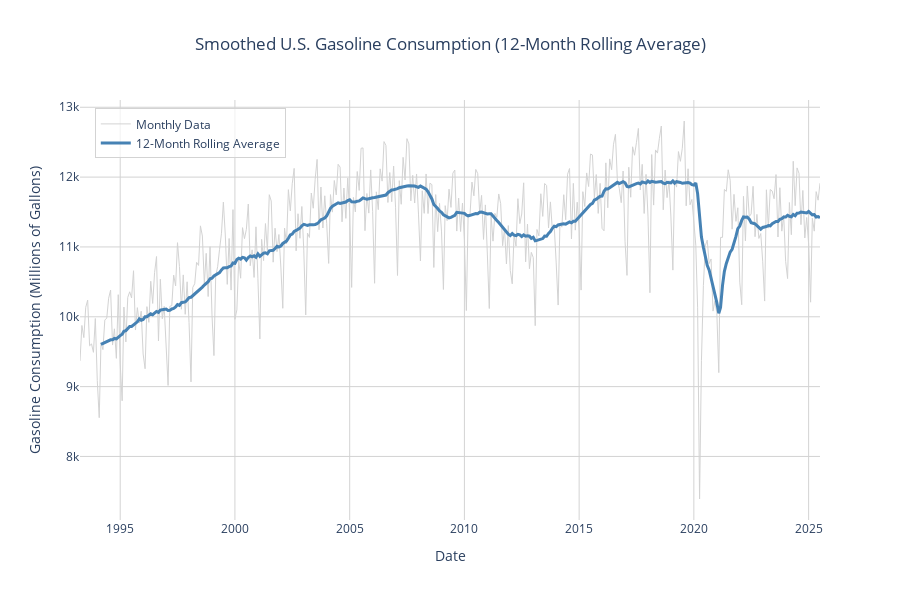

The code cell stored with this chart in its notebook:
### Code cell
# Create a smoothed line plot using a 12-month rolling average


# Create 12-month rolling average
consumption1["Rolling_12mo"] = consumption1["Gasoline_Consumption(Millions of Gallons)"].rolling(window=12).mean()

# Create interactive figure
fig = go.Figure()

# Monthly data (light gray)
fig.add_trace(go.Scatter(
    x=consumption1["Date"],
    y=consumption1["Gasoline_Consumption(Millions of Gallons)"],
    mode="lines",
    name="Monthly Data",
    line=dict(color="lightgray", width=1)
))

# 12-month rolling average (steel blue)
fig.add_trace(go.Scatter(
    x=consumption1["Date"],
    y=consumption1["Rolling_12mo"],
    mode="lines",
    name="12-Month Rolling Average",
    line=dict(color="steelblue", width=3)
))

# Layout customization
fig.update_layout(
    title="Smoothed U.S. Gasoline Consumption (12-Month Rolling Average)",
    xaxis_title="Date",
    yaxis_title="Gasoline Consumption (Millions of Gallons)",
    template="plotly_white",
    legend=dict(
        x=0.02, y=0.98,
        bgcolor="rgba(255,255,255,0.7)",
        bordercolor="lightgray",
        borderwidth=1
    ),
    xaxis=dict(showgrid=True, gridcolor="lightgray"),
    yaxis=dict(showgrid=True, gridcolor="lightgray"),
    title_x=0.5,
    hovermode="x unified",
    height=600
)

fig.show()

### Figure 1 — Plotly figure (JSON) as saved in the notebook; plotly's stock layout.template omitted (floating-point values rounded to 4 significant figures; data arrays with more than 128 entries replaced by an {"elided": "..."} marker saying what was removed)
{"data": [{"line": {"color": "lightgray", "width": 1}, "mode": "lines", "name": "Monthly Data", "type": "scatter", "x": {"elided": "388 str values"}, "y": {"elided": "388 float values"}}, {"line": {"color": "steelblue", "width": 3}, "mode": "lines", "name": "12-Month Rolling Average", "type": "scatter", "x": {"elided": "388 str values"}, "y": {"elided": "388 float values"}}], "layout": {"height": 600, "hovermode": "x unified", "legend": {"bgcolor": "rgba(255,255,255,0.7)", "bordercolor": "lightgray", "borderwidth": 1, "x": 0.02, "y": 0.98}, "title": {"text": "Smoothed U.S. Gasoline Consumption (12-Month Rolling Average)", "x": 0.5}, "xaxis": {"gridcolor": "lightgray", "showgrid": true, "title": {"text": "Date"}}, "yaxis": {"gridcolor": "lightgray", "showgrid": true, "title": {"text": "Gasoline Consumption (Millions of Gallons)"}}}}
